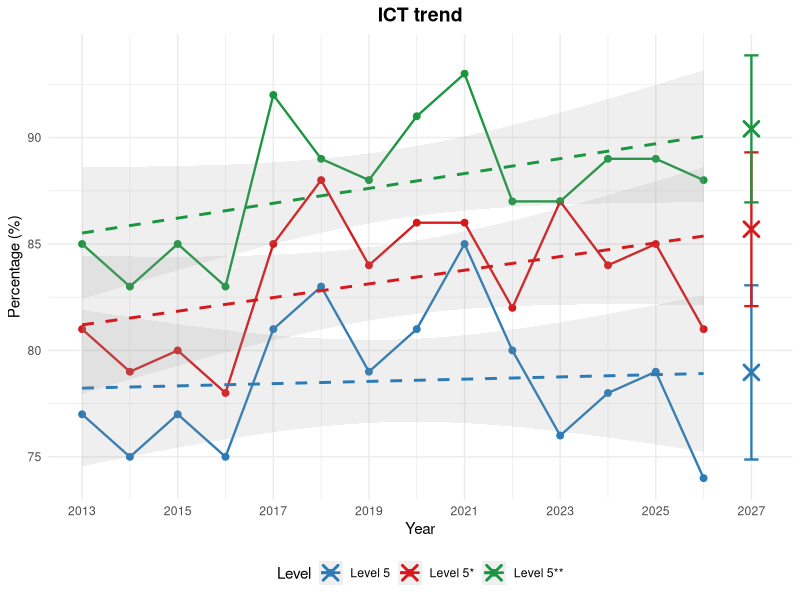
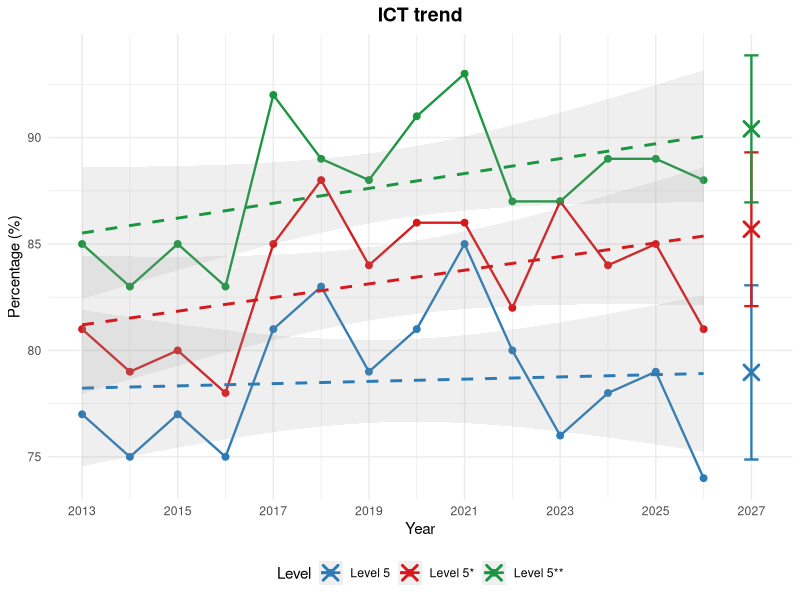

These charts were generated, in order, by the following R code:
library(ggplot2)
library(dplyr)
library(tidyr)


df <- read.csv("ict.csv")
colnames(df) <- c("year", "lv5", "lv5s", "lv5ss")

df_long <- df %>%
  pivot_longer(
    cols = c("lv5", "lv5s", "lv5ss"),
    names_to = "level",
    values_to = "percentage"
  )
df_long$level <- factor(df_long$level,
                        levels = c("lv5", "lv5s", "lv5ss"),
                        labels = c("Level 5", "Level 5*", "Level 5**") # 这里改成带星号的
)

predict_data <- df_long %>%
  group_by(level) %>%
  do({
    model <- lm(percentage ~ year, data = .)
    new_data <- data.frame(year = 2027)
    pred <- predict(model, newdata = new_data, interval = "confidence", level = 0.95)
    data.frame(
      year = 2027,
      fit = pred[1],   
      lwr = pred[2],   
      upr = pred[3]   
    )
  }) %>%
  ungroup()

print("result:")
print(predict_data)

####


my_colors <- c("Level 5" = "#2c7bb6", "Level 5*" = "#d7191c", "Level 5**" = "#1a9641")

ggplot() +
  geom_point(data = df_long, aes(x = year, y = percentage, color = level), size = 2) +
  geom_line(data = df_long, aes(x = year, y = percentage, color = level), linewidth = 0.8) +
  geom_smooth(data = df_long, aes(x = year, y = percentage, color = level), 
              method = "lm", se = TRUE, linetype = "dashed", alpha = 0.15) +
  geom_point(data = predict_data, aes(x = year, y = fit, color = level), 
             shape = 4, size = 4, stroke = 1.5) +
  geom_errorbar(data = predict_data, aes(x = year, ymin = lwr, ymax = upr, color = level),
                width = 0.3, linewidth = 0.8) +
  scale_x_continuous(breaks = seq(2013, 2027, 2)) + 
  scale_color_manual(values = my_colors) +
  labs(
    title = "ICT trend",
    x = "Year",
    y = "Percentage (%)",
    color = "Level"
  ) +
  theme_minimal() +
  theme(
    plot.title = element_text(hjust = 0.5, face = "bold", size = 14),
    legend.position = "bottom"
  )

ggsave("ict_prediction_2027.svg", width = 10, height = 6)
